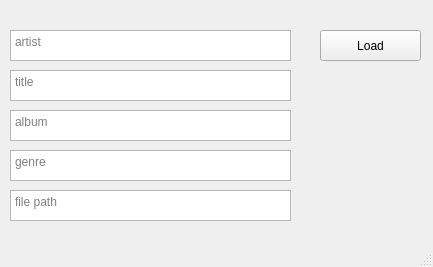
<?xml version="1.0" encoding="UTF-8"?>
<ui version="4.0">
 <class>MainWindow</class>
 <widget class="QMainWindow" name="MainWindow">
  <property name="geometry">
   <rect>
    <x>0</x>
    <y>0</y>
    <width>433</width>
    <height>267</height>
   </rect>
  </property>
  <property name="windowTitle">
   <string>MainWindow</string>
  </property>
  <widget class="QWidget" name="centralwidget">
   <widget class="QPushButton" name="load">
    <property name="geometry">
     <rect>
      <x>320</x>
      <y>30</y>
      <width>101</width>
      <height>31</height>
     </rect>
    </property>
    <property name="text">
     <string>Load</string>
    </property>
   </widget>
   <widget class="QTextEdit" name="artist">
    <property name="geometry">
     <rect>
      <x>10</x>
      <y>30</y>
      <width>281</width>
      <height>31</height>
     </rect>
    </property>
    <property name="placeholderText">
     <string>artist</string>
    </property>
   </widget>
   <widget class="QTextEdit" name="album">
    <property name="geometry">
     <rect>
      <x>10</x>
      <y>110</y>
      <width>281</width>
      <height>31</height>
     </rect>
    </property>
    <property name="placeholderText">
     <string>album</string>
    </property>
   </widget>
   <widget class="QTextEdit" name="genre">
    <property name="geometry">
     <rect>
      <x>10</x>
      <y>150</y>
      <width>281</width>
      <height>31</height>
     </rect>
    </property>
    <property name="placeholderText">
     <string>genre</string>
    </property>
   </widget>
   <widget class="QTextEdit" name="file_path">
    <property name="geometry">
     <rect>
      <x>10</x>
      <y>190</y>
      <width>281</width>
      <height>31</height>
     </rect>
    </property>
    <property name="readOnly">
     <bool>true</bool>
    </property>
    <property name="placeholderText">
     <string>file path</string>
    </property>
   </widget>
   <widget class="QTextEdit" name="title">
    <property name="geometry">
     <rect>
      <x>10</x>
      <y>70</y>
      <width>281</width>
      <height>31</height>
     </rect>
    </property>
    <property name="placeholderText">
     <string>title</string>
    </property>
   </widget>
  </widget>
  <widget class="QMenuBar" name="menubar">
   <property name="geometry">
    <rect>
     <x>0</x>
     <y>0</y>
     <width>433</width>
     <height>21</height>
    </rect>
   </property>
  </widget>
  <widget class="QStatusBar" name="statusbar"/>
 </widget>
 <resources/>
 <connections/>
</ui>
